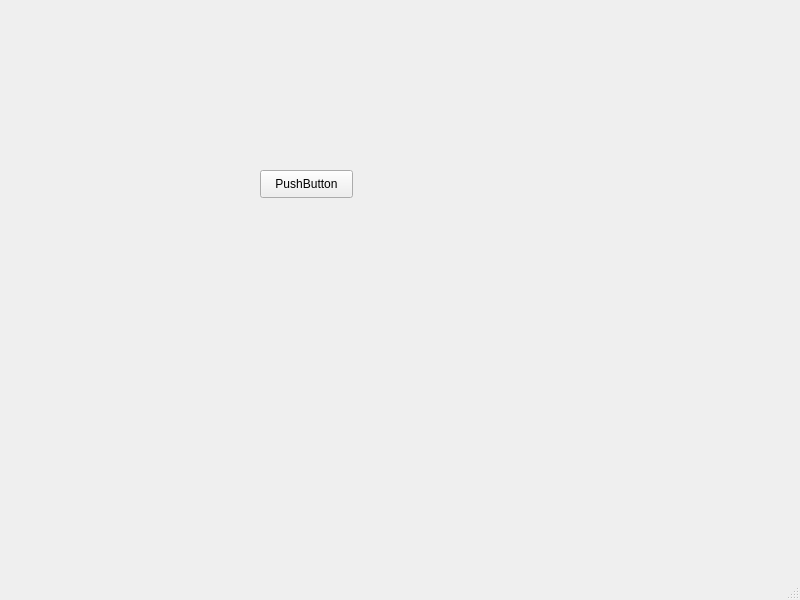
<?xml version="1.0" encoding="UTF-8"?>
<ui version="4.0">
 <class>MainWindow</class>
 <widget class="QMainWindow" name="MainWindow">
  <property name="geometry">
   <rect>
    <x>0</x>
    <y>0</y>
    <width>800</width>
    <height>600</height>
   </rect>
  </property>
  <property name="windowTitle">
   <string>MainWindow</string>
  </property>
  <widget class="QWidget" name="centralwidget">
   <widget class="QPushButton" name="pushButton">
    <property name="geometry">
     <rect>
      <x>260</x>
      <y>170</y>
      <width>93</width>
      <height>28</height>
     </rect>
    </property>
    <property name="text">
     <string>PushButton</string>
    </property>
   </widget>
  </widget>
  <widget class="QStatusBar" name="statusbar"/>
 </widget>
 <resources/>
 <connections/>
</ui>
